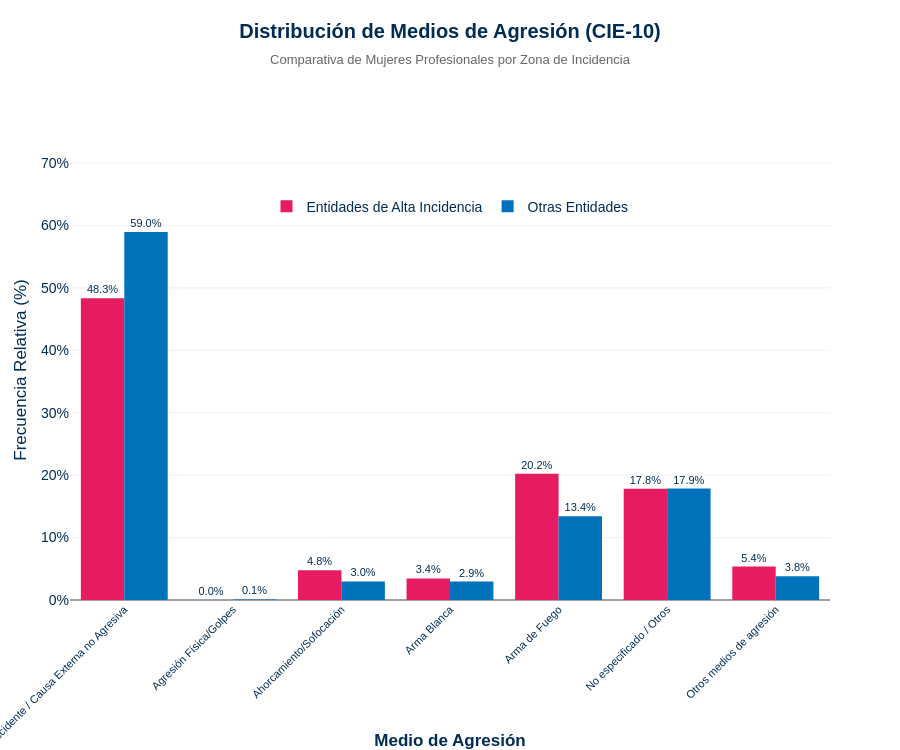

Notebook code cell kept with this figure:
### Code cell
medios_df = medios_comparativa.copy()
medios_df.index.name = 'Zona'
medios_df = medios_df.reset_index()

medios_long = medios_df.melt(
    id_vars='Zona', 
    var_name='Medio de Agresión', 
    value_name='Porcentaje'
)

color_map = {
    'Entidades de Alta Incidencia': "#E61B61", 
    'Otras Entidades': "#0072BC"
}

fig = px.bar(
    medios_long,
    x='Medio de Agresión',
    y='Porcentaje',
    color='Zona',
    barmode='group',
    text='Porcentaje',
    color_discrete_map=color_map,
    title="<b>Distribución de Medios de Agresión (CIE-10)</b><br><span style='font-size:13px; color:#666'>Comparativa de Mujeres Profesionales por Zona de Incidencia</span>"
)

fig.update_traces(
    texttemplate='%{text:.1f}%', 
    textposition='outside',
    textfont=dict(size=11, color="#002D56"),
    cliponaxis=False
)

fig.update_layout(
    plot_bgcolor='white',
    font=dict(family="Arial", size=14, color="#002D56"),
    
    title=dict(
        y=0.95, 
        x=0.5,
        xanchor='center',
        yanchor='top'
    ),
    
    xaxis=dict(
        title=dict(
            text="<b>Medio de Agresión</b>",
            standoff=50 
        ),
        tickangle=-45,
        tickfont=dict(size=11),
        showgrid=False
    ),
    
    yaxis=dict(
        title="Frecuencia Relativa (%)",
        ticksuffix="%",
        gridcolor="#F0F0F0",
        range=[0, medios_long['Porcentaje'].max() * 1.25] 
    ),
    
    legend=dict(
        title="",
        orientation="h",
        yanchor="top",
        y=0.89, 
        xanchor="center",
        x=0.5,
        bgcolor='rgba(255, 255, 255, 0.7)' 
    ),
    
    margin=dict(l=70, r=70, t=140, b=150), 
    height=750
)

fig.show()

try:
    fig.write_image("05_agresion_profesional_limpio.png", scale=3)
    print("Gráfico final optimizado y guardado.")
except:
    pass

### Figure 1 — Plotly figure (JSON) as saved in the notebook; plotly's stock layout.template omitted (floating-point values rounded to 4 significant figures)
{"data": [{"alignmentgroup": "True", "cliponaxis": false, "hovertemplate": "Zona=Entidades de Alta Incidencia<br>Medio de Agresión=%{x}<br>Porcentaje=%{text}<extra></extra>", "legendgroup": "Entidades de Alta Incidencia", "marker": {"color": "#E61B61", "pattern": {"shape": ""}}, "name": "Entidades de Alta Incidencia", "offsetgroup": "Entidades de Alta Incidencia", "orientation": "v", "showlegend": true, "text": [48.34, 0.01972, 4.783, 3.446, 20.24, 17.81, 5.363], "textfont": {"color": "#002D56", "size": 11}, "textposition": "outside", "texttemplate": "%{text:.1f}%", "type": "bar", "x": ["Accidente / Causa Externa no Agresiva", "Agresión Física/Golpes", "Ahorcamiento/Sofocación", "Arma Blanca", "Arma de Fuego", "No especificado / Otros", "Otros medios de agresión"], "xaxis": "x", "y": [48.34, 0.01972, 4.783, 3.446, 20.24, 17.81, 5.363], "yaxis": "y"}, {"alignmentgroup": "True", "cliponaxis": false, "hovertemplate": "Zona=Otras Entidades<br>Medio de Agresión=%{x}<br>Porcentaje=%{text}<extra></extra>", "legendgroup": "Otras Entidades", "marker": {"color": "#0072BC", "pattern": {"shape": ""}}, "name": "Otras Entidades", "offsetgroup": "Otras Entidades", "orientation": "v", "showlegend": true, "text": [58.95, 0.087, 2.978, 2.945, 13.4, 17.86, 3.785], "textfont": {"color": "#002D56", "size": 11}, "textposition": "outside", "texttemplate": "%{text:.1f}%", "type": "bar", "x": ["Accidente / Causa Externa no Agresiva", "Agresión Física/Golpes", "Ahorcamiento/Sofocación", "Arma Blanca", "Arma de Fuego", "No especificado / Otros", "Otros medios de agresión"], "xaxis": "x", "y": [58.95, 0.087, 2.978, 2.945, 13.4, 17.86, 3.785], "yaxis": "y"}], "layout": {"barmode": "group", "font": {"color": "#002D56", "family": "Arial", "size": 14}, "height": 750, "legend": {"bgcolor": "rgba(255, 255, 255, 0.7)", "orientation": "h", "title": {"text": ""}, "tracegroupgap": 0, "x": 0.5, "xanchor": "center", "y": 0.89, "yanchor": "top"}, "margin": {"b": 150, "l": 70, "r": 70, "t": 140}, "plot_bgcolor": "white", "title": {"text": "<b>Distribución de Medios de Agresión (CIE-10)</b><br><span style='font-size:13px; color:#666'>Comparativa de Mujeres Profesionales por Zona de Incidencia</span>", "x": 0.5, "xanchor": "center", "y": 0.95, "yanchor": "top"}, "xaxis": {"anchor": "y", "domain": [0, 1], "showgrid": false, "tickangle": -45, "tickfont": {"size": 11}, "title": {"standoff": 50, "text": "<b>Medio de Agresión</b>"}}, "yaxis": {"anchor": "x", "domain": [0, 1], "gridcolor": "#F0F0F0", "range": [0, 73.69], "ticksuffix": "%", "title": {"text": "Frecuencia Relativa (%)"}}}}
